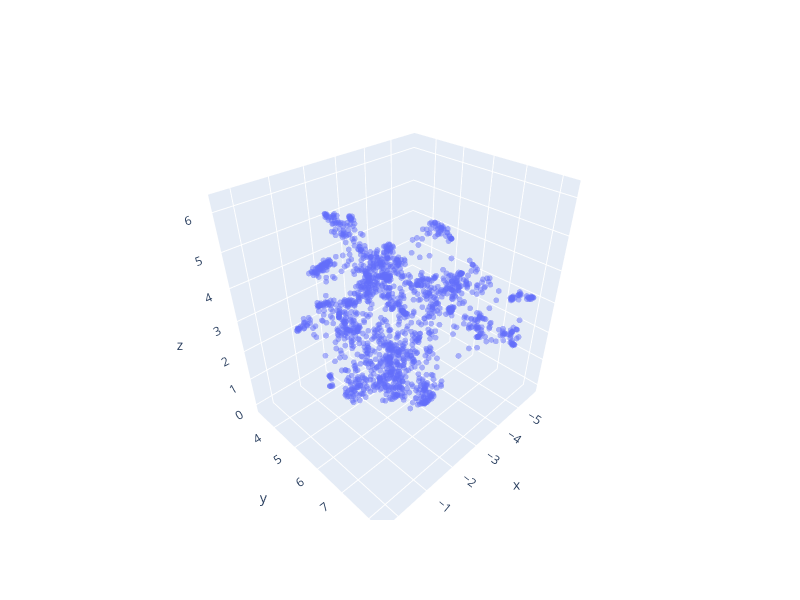

Notebook cell for this chart:
### Code cell
fig = go.Figure()
fig.add_trace(go.Scatter3d(
    x=text_reduced3[:, 0], y=text_reduced3[:, 1], z=text_reduced3[:, 2],
    hovertext=[n[:100] for n in text_news],
    mode="markers",
    marker=dict(line=dict(width=0), size=2, 
               ),
    opacity=0.5
))

fig.update_layout(width=800, height=600)
fig.show()

### Figure 1 — Plotly figure (JSON) as saved in the notebook; plotly's stock layout.template omitted (floating-point values rounded to 4 significant figures; data arrays with more than 128 entries replaced by an {"elided": "..."} marker saying what was removed)
{"data": [{"hovertext": {"elided": "1708 str values"}, "marker": {"line": {"width": 0}, "size": 2}, "mode": "markers", "opacity": 0.5, "type": "scatter3d", "x": {"elided": "1708 float values"}, "y": {"elided": "1708 float values"}, "z": {"elided": "1708 float values"}}], "layout": {"height": 600, "width": 800}}
